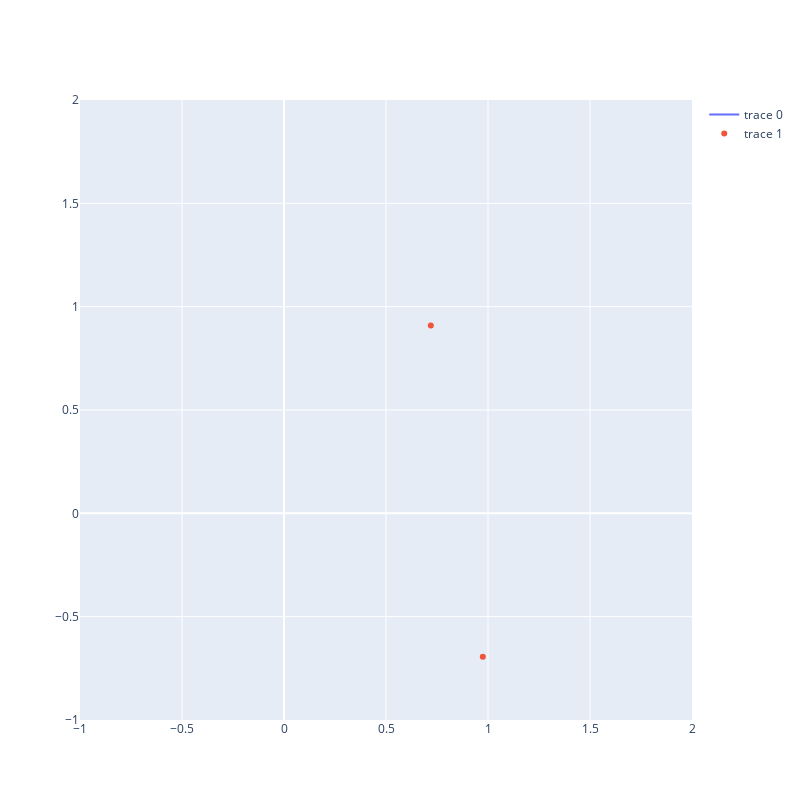

Notebook code for this chart:
### Code cell
data_normalized = model.data_normalizer.normalize(train_data)
t = 0 * torch.ones(data_normalized.shape[0])
noise_pred = model.ddpm_block(data_normalized, t).detach().numpy()

fig = ff.create_quiver(
    data_normalized[:, 0], data_normalized[:, 1], noise_pred[:, 0], noise_pred[:, 1]
)
fig.add_trace(
    go.Scatter(x=data_normalized[:, 0], y=data_normalized[:, 1], mode="markers")
)
fig.update_xaxes(range=(lb, ub))
fig.update_yaxes(range=(lb, ub))
fig.update_layout(width=800, height=800)
fig.show()

### Figure 1 — Plotly figure (JSON) as saved in the notebook; plotly's stock layout.template omitted (floating-point values rounded to 4 significant figures)
{"data": [{"mode": "lines", "type": "scatter", "x": [-1.068, -1.066, null, 0.7196, 0.7215, null, 0.9745, 0.9763, null, -0.6263, -0.6247, null, -1.067, -1.066, -1.066, null, 0.7206, 0.7215, 0.7213, null, 0.9754, 0.9763, 0.9762, null, -0.6255, -0.6247, -0.6247, null], "y": [0.806, 0.8024, null, 0.9091, 0.9055, null, -0.6944, -0.6981, null, -1.021, -1.024, null, 0.8032, 0.8024, 0.8036, null, 0.9063, 0.9055, 0.9067, null, -0.6972, -0.6981, -0.6969, null, -1.024, -1.024, -1.023, null]}, {"mode": "markers", "type": "scatter", "x": [-1.068, 0.7196, 0.9745, -0.6263], "y": [0.806, 0.9091, -0.6944, -1.021]}], "layout": {"height": 800, "hovermode": "closest", "width": 800, "xaxis": {"range": [-1, 2]}, "yaxis": {"range": [-1, 2]}}}
